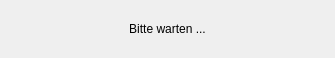
<?xml version="1.0" encoding="UTF-8"?>
<ui version="4.0">
 <class>waiting</class>
 <widget class="QWidget" name="waiting">
  <property name="windowModality">
   <enum>Qt::ApplicationModal</enum>
  </property>
  <property name="geometry">
   <rect>
    <x>0</x>
    <y>0</y>
    <width>335</width>
    <height>58</height>
   </rect>
  </property>
  <property name="sizePolicy">
   <sizepolicy hsizetype="Preferred" vsizetype="Minimum">
    <horstretch>0</horstretch>
    <verstretch>0</verstretch>
   </sizepolicy>
  </property>
  <property name="windowTitle">
   <string>Warten</string>
  </property>
  <layout class="QVBoxLayout" name="verticalLayout">
   <item>
    <widget class="QLabel" name="text">
     <property name="text">
      <string>Bitte warten ...</string>
     </property>
     <property name="alignment">
      <set>Qt::AlignCenter</set>
     </property>
    </widget>
   </item>
  </layout>
 </widget>
 <resources/>
 <connections/>
</ui>
